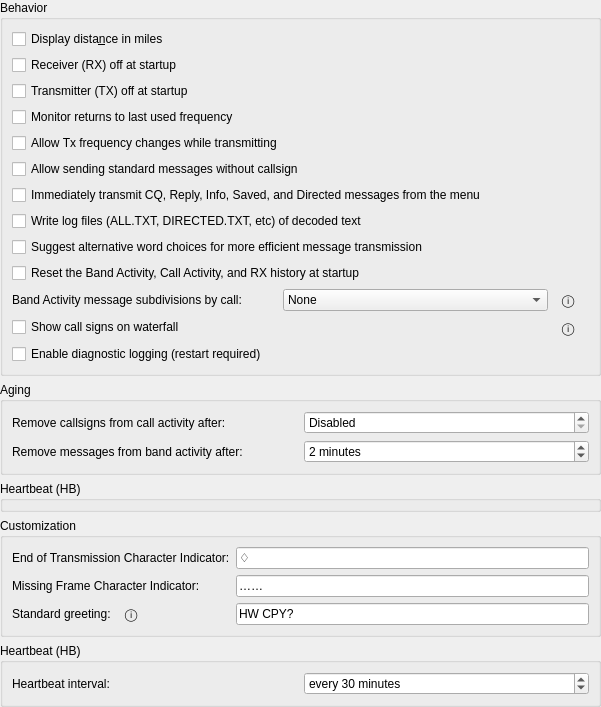
             <widget class="QWidget" name="scrollAreaWidgetContents_2">
              <property name="geometry">
               <rect>
                <x>0</x>
                <y>0</y>
                <width>601</width>
                <height>489</height>
               </rect>
              </property>
              <layout class="QVBoxLayout" name="verticalLayout_26">
               <property name="leftMargin">
                <number>0</number>
               </property>
               <property name="topMargin">
                <number>0</number>
               </property>
               <property name="rightMargin">
                <number>0</number>
               </property>
               <property name="bottomMargin">
                <number>0</number>
               </property>
               <item>
                <widget class="QGroupBox" name="behaviour_group_box">
                 <property name="title">
                  <string>Behavior</string>
                 </property>
                 <layout class="QVBoxLayout" name="verticalLayout_8">
                  <item>
                   <widget class="QCheckBox" name="miles_check_box">
                    <property name="enabled">
                     <bool>true</bool>
                    </property>
                    <property name="toolTip">
                     <string>Show distance to DX station in miles rather than kilometers.</string>
                    </property>
                    <property name="text">
                     <string>Display dista&amp;nce in miles</string>
                    </property>
                   </widget>
                  </item>
                  <item>
                   <widget class="QCheckBox" name="monitor_off_check_box">
                    <property name="toolTip">
                     <string>Don't start decoding until the monitor button is clicked.</string>
                    </property>
                    <property name="text">
                     <string>Receiver (RX) off at startup</string>
                    </property>
                    <property name="checked">
                     <bool>false</bool>
                    </property>
                   </widget>
                  </item>
                  <item>
                   <widget class="QCheckBox" name="transmit_off_check_box">
                    <property name="text">
                     <string>Transmitter (TX) off at startup</string>
                    </property>
                   </widget>
                  </item>
                  <item>
                   <widget class="QCheckBox" name="monitor_last_used_check_box">
                    <property name="visible">
                     <bool>false</bool>
                    </property>
                    <property name="toolTip">
                     <string>&lt;html&gt;&lt;head/&gt;&lt;body&gt;&lt;p&gt;Check this if you wish to automatically return to the last monitored frequency when monitor is enabled, leave it unchecked if you wish to have the current rig frequency maintained.&lt;/p&gt;&lt;/body&gt;&lt;/html&gt;</string>
                    </property>
                    <property name="text">
                     <string>Monitor returns to last used frequency</string>
                    </property>
                   </widget>
                  </item>
                  <item>
                   <widget class="QCheckBox" name="tx_qsy_check_box">
                    <property name="enabled">
                     <bool>true</bool>
                    </property>
                    <property name="toolTip">
                     <string>&lt;html&gt;&lt;head/&gt;&lt;body&gt;&lt;p&gt;Some rigs are not able to process CAT commands while transmitting. This means that if you are operating in split mode you may have to uncheck this option.&lt;/p&gt;&lt;/body&gt;&lt;/html&gt;</string>
                    </property>
                    <property name="text">
                     <string>Allow Tx frequency changes while transmitting</string>
                    </property>
                   </widget>
                  </item>
                  <item>
                   <widget class="QCheckBox" name="avoid_forced_identify_check_box">
                    <property name="text">
                     <string>Allow sending standard messages without callsign</string>
                    </property>
                   </widget>
                  </item>
                  <item>
                   <widget class="QCheckBox" name="transmit_directed_check_box">
                    <property name="text">
                     <string>Immediately transmit CQ, Reply, Info, Saved, and Directed messages from the menu</string>
                    </property>
                   </widget>
                  </item>
                  <item>
                   <widget class="QCheckBox" name="write_logs_check_box">
                    <property name="text">
                     <string>Write log files (ALL.TXT, DIRECTED.TXT, etc) of decoded text</string>
                    </property>
                   </widget>
                  </item>
                  <item>
                   <widget class="QCheckBox" name="spellcheck_check_box">
                    <property name="text">
                     <string>Suggest alternative word choices for more efficient message transmission</string>
                    </property>
                   </widget>
                  </item>
                  <item>
                   <widget class="QCheckBox" name="reset_activity_check_box">
                    <property name="text">
                     <string>Reset the Band Activity, Call Activity, and RX history at startup</string>
                    </property>
                   </widget>
                  </item>
                  <item>
                   <layout class="QHBoxLayout">
                    <item>
                     <widget class="QLabel" name="label_subdivisions">
                      <property name="text">
                       <string>Band Activity message subdivisions by call:</string>
                      </property>
                     </widget>
                    </item>
                    <item>
                     <widget class="QComboBox" name="cbSubdivisions">
                      <item>
                       <property name="text">
                        <string>None</string>
                       </property>
                      </item>
                      <item>
                       <property name="text">
                        <string>2</string>
                       </property>
                      </item>
                      <item>
                       <property name="text">
                        <string>3</string>
                       </property>
                      </item>
                      <item>
                       <property name="text">
                        <string>4</string>
                       </property>
                      </item>
                     </widget>
                    </item>
                    <item>
                     <widget class="QToolButton" name="subdivisions_info_button">
                      <property name="toolTip">
                       <string>More info about Band Activity subdivisions</string>
                      </property>
                      <property name="text">
                       <string>&#9432;</string>
                      </property>
                      <property name="autoRaise">
                       <bool>true</bool>
                      </property>
                     </widget>
                    </item>
                    <item>
                     <spacer>
                      <property name="orientation">
                       <enum>Qt::Orientation::Horizontal</enum>
                      </property>
                     </spacer>
                    </item>
                   </layout>
                  </item>
                  <item>
                   <layout class="QHBoxLayout">
                    <item>
                     <widget class="QCheckBox" name="showCallsOnWaterfall_checkBox">
                      <property name="text">
                       <string>Show call signs on waterfall</string>
                      </property>
                     </widget>
                    </item>
                    <item>
                     <widget class="QToolButton" name="show_calls_info_button">
                      <property name="toolTip">
                       <string>More info about waterfall call-sign labels</string>
                      </property>
                      <property name="text">
                       <string>&#9432;</string>
                      </property>
                      <property name="autoRaise">
                       <bool>true</bool>
                      </property>
                     </widget>
                    </item>
                    <item>
                     <spacer>
                      <property name="orientation">
                       <enum>Qt::Orientation::Horizontal</enum>
                      </property>
                     </spacer>
                    </item>
                   </layout>
                  </item>
                  <item>
                   <widget class="QCheckBox" name="diagnosticLogging_checkBox">
                    <property name="text">
                     <string>Enable diagnostic logging (restart required)</string>
                    </property>
                   </widget>
                  </item>
                 </layout>
                </widget>
               </item>
               <item>
                <widget class="QGroupBox" name="groupBox_15">
                 <property name="title">
                  <string>Aging</string>
                 </property>
                 <layout class="QVBoxLayout" name="verticalLayout_22">
                  <item>
                   <layout class="QHBoxLayout" name="horizontalLayout_155">
                    <item>
                     <widget class="QLabel" name="ping_label_11">
                      <property name="text">
                       <string>Remove callsigns from call activity after:</string>
                      </property>
                      <property name="buddy">
                       <cstring>callsign_aging_spin_box</cstring>
                      </property>
                     </widget>
                    </item>
                    <item>
                     <widget class="QSpinBox" name="callsign_aging_spin_box">
                      <property name="toolTip">
                       <string>&lt;html&gt;&lt;head/&gt;&lt;body&gt;&lt;p&gt;Number of minutes between unattended pings&lt;/p&gt;&lt;/body&gt;&lt;/html&gt;</string>
                      </property>
                      <property name="specialValueText">
                       <string>Disabled</string>
                      </property>
                      <property name="suffix">
                       <string> minutes</string>
                      </property>
                      <property name="prefix">
                       <string/>
                      </property>
                      <property name="minimum">
                       <number>0</number>
                      </property>
                      <property name="maximum">
                       <number>1440</number>
                      </property>
                      <property name="singleStep">
                       <number>1</number>
                      </property>
                      <property name="value">
                       <number>0</number>
                      </property>
                     </widget>
                    </item>
                   </layout>
                  </item>
                  <item>
                   <layout class="QHBoxLayout" name="horizontalLayout_156">
                    <item>
                     <widget class="QLabel" name="ping_label_12">
                      <property name="text">
                       <string>Remove messages from band activity after:</string>
                      </property>
                      <property name="buddy">
                       <cstring>callsign_aging_spin_box</cstring>
                      </property>
                     </widget>
                    </item>
                    <item>
                     <widget class="QSpinBox" name="activity_aging_spin_box">
                      <property name="toolTip">
                       <string>&lt;html&gt;&lt;head/&gt;&lt;body&gt;&lt;p&gt;Number of minutes between unattended pings&lt;/p&gt;&lt;/body&gt;&lt;/html&gt;</string>
                      </property>
                      <property name="specialValueText">
                       <string>Disabled</string>
                      </property>
                      <property name="suffix">
                       <string> minutes</string>
                      </property>
                      <property name="prefix">
                       <string/>
                      </property>
                      <property name="minimum">
                       <number>0</number>
                      </property>
                      <property name="maximum">
                       <number>1440</number>
                      </property>
                      <property name="singleStep">
                       <number>1</number>
                      </property>
                      <property name="value">
                       <number>2</number>
                      </property>
                     </widget>
                    </item>
                   </layout>
                  </item>
                 </layout>
                </widget>
               </item>
               <item>
                <widget class="QGroupBox" name="heartbeatGroupBox">
                 <property name="visible">
                  <bool>false</bool>
                 </property>
                 <property name="title">
                  <string>Heartbeat (HB)</string>
                 </property>
                </widget>
               </item>
               <item>
                <widget class="QGroupBox" name="groupBox_12">
                 <property name="title">
                  <string>Customization</string>
                 </property>
                 <layout class="QFormLayout" name="formLayout_2">
                  <item row="0" column="0">
                   <widget class="QLabel" name="label_24">
                    <property name="text">
                     <string>End of Transmission Character Indicator:</string>
                    </property>
                   </widget>
                  </item>
                  <item row="0" column="1">
                   <widget class="QLineEdit" name="eot_line_edit">
                    <property name="toolTip">
                     <string>&lt;html&gt;&lt;head/&gt;&lt;body&gt;&lt;p&gt;Character to display when a transmission has been detected to have ended. &lt;/p&gt;&lt;/body&gt;&lt;/html&gt;</string>
                    </property>
                    <property name="text">
                     <string>♢</string>
                    </property>
                    <property name="maxLength">
                     <number>2</number>
                    </property>
                   </widget>
                  </item>
                  <item row="1" column="0">
                   <widget class="QLabel" name="label_32">
                    <property name="text">
                     <string>Missing Frame Character Indicator:</string>
                    </property>
                   </widget>
                  </item>
                  <item row="1" column="1">
                   <widget class="QLineEdit" name="mfi_line_edit">
                    <property name="toolTip">
                     <string>&lt;html&gt;&lt;head/&gt;&lt;body&gt;&lt;p&gt;Character sequence to display when a transmission has been detected to have a missing frame. &lt;/p&gt;&lt;/body&gt;&lt;/html&gt;</string>
                    </property>
                    <property name="text">
                     <string>……</string>
                    </property>
                   </widget>
                  </item>
                  <item row="2" column="0">
                   <layout class="QHBoxLayout" name="standard_greeting_label_layout">
                    <item>
                     <widget class="QLabel" name="label_standard_greeting">
                      <property name="text">
                       <string>Standard greeting:</string>
                      </property>
                     </widget>
                    </item>
                    <item>
                     <widget class="QToolButton" name="standard_greeting_info_button">
                      <property name="toolTip">
                       <string>More info about the standard greeting</string>
                      </property>
                      <property name="text">
                       <string>&#9432;</string>
                      </property>
                      <property name="autoRaise">
                       <bool>true</bool>
                      </property>
                     </widget>
                    </item>
                   </layout>
                  </item>
                  <item row="2" column="1">
                   <widget class="QLineEdit" name="standard_greeting_line_edit">
                    <property name="toolTip">
                     <string>&lt;html&gt;&lt;head/&gt;&lt;body&gt;&lt;p&gt;Greeting appended after the callsign when clicking a station on the Spots Map or double-clicking a callsign on the waterfall. Macros like &amp;lt;MYCALL&amp;gt; and &amp;lt;MYGRID4&amp;gt; are substituted.&lt;/p&gt;&lt;/body&gt;&lt;/html&gt;</string>
                    </property>
                    <property name="text">
                     <string>HW CPY?</string>
                    </property>
                   </widget>
                  </item>
                 </layout>
                </widget>
               </item>
               <item>
                <spacer name="verticalSpacer_5">
                 <property name="orientation">
                  <enum>Qt::Orientation::Vertical</enum>
                 </property>
                 <property name="sizeHint" stdset="0">
                  <size>
                   <width>20</width>
                   <height>40</height>
                  </size>
                 </property>
                </spacer>
               </item>
               <item>
                <widget class="QGroupBox" name="heartbeatGroupBoxOld">
                 <property name="visible">
                  <bool>false</bool>
                 </property>
                 <property name="title">
                  <string>Heartbeat (HB)</string>
                 </property>
                 <layout class="QVBoxLayout" name="verticalLayout_21">
                  <item>
                   <layout class="QHBoxLayout" name="horizontalLayout_15">
                    <item>
                     <widget class="QLabel" name="ping_label_10">
                      <property name="visible">
                       <bool>false</bool>
                      </property>
                      <property name="text">
                       <string>Heartbeat interval:</string>
                      </property>
                     </widget>
                    </item>
                    <item>
                     <widget class="QSpinBox" name="heartbeat_spin_box">
                      <property name="visible">
                       <bool>false</bool>
                      </property>
                      <property name="toolTip">
                       <string>&lt;html&gt;&lt;head/&gt;&lt;body&gt;&lt;p&gt;Number of minutes between unattended heartbeat transmissions.&lt;/p&gt;&lt;/body&gt;&lt;/html&gt;</string>
                      </property>
                      <property name="specialValueText">
                       <string>Disabled</string>
                      </property>
                      <property name="suffix">
                       <string> minutes</string>
                      </property>
                      <property name="prefix">
                       <string>every </string>
                      </property>
                      <property name="minimum">
                       <number>0</number>
                      </property>
                      <property name="maximum">
                       <number>1440</number>
                      </property>
                      <property name="singleStep">
                       <number>5</number>
                      </property>
                      <property name="value">
                       <number>30</number>
                      </property>
                     </widget>
                    </item>
                   </layout>
                  </item>
                  <item>
                   <spacer name="verticalSpacer_2">
                    <property name="orientation">
                     <enum>Qt::Orientation::Vertical</enum>
                    </property>
                    <property name="sizeHint" stdset="0">
                     <size>
                      <width>20</width>
                      <height>20</height>
                     </size>
                    </property>
                   </spacer>
                  </item>
                 </layout>
                </widget>
               </item>
              </layout>
             </widget>
